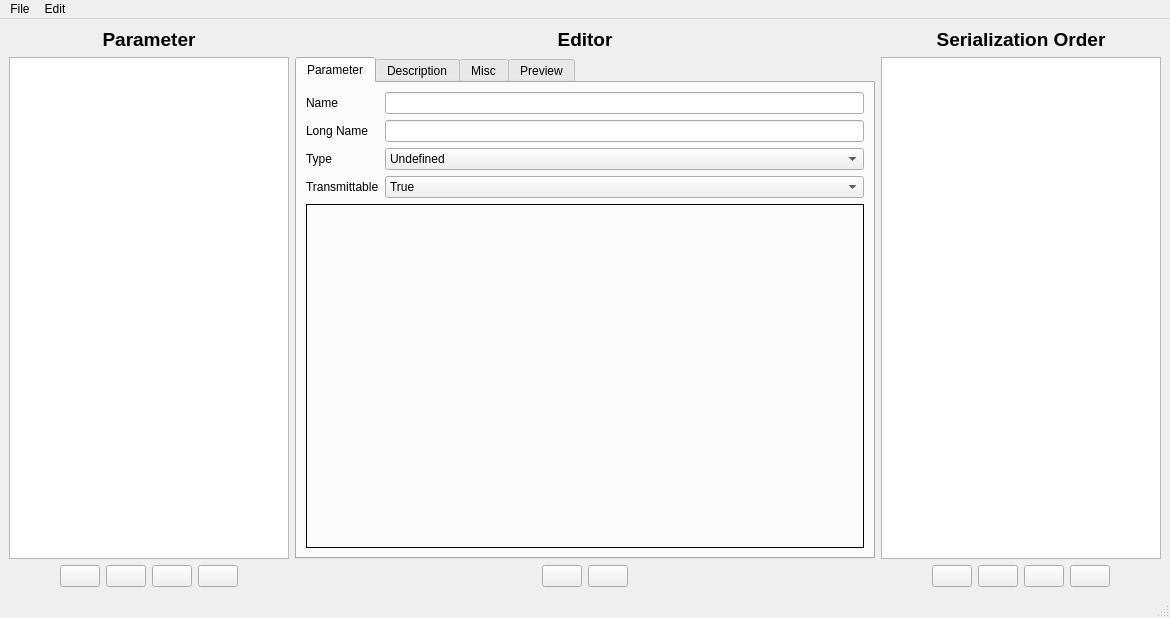
<?xml version="1.0" encoding="UTF-8"?>
<ui version="4.0">
 <class>ParameterEditor</class>
 <widget class="QMainWindow" name="ParameterEditor">
  <property name="geometry">
   <rect>
    <x>0</x>
    <y>0</y>
    <width>1170</width>
    <height>618</height>
   </rect>
  </property>
  <property name="windowTitle">
   <string>ESC Parameter Editor</string>
  </property>
  <property name="windowIcon">
   <iconset resource="res.qrc">
    <normaloff>:/res/icons/Horizontal Settings Mixer-96.png</normaloff>:/res/icons/Horizontal Settings Mixer-96.png</iconset>
  </property>
  <widget class="QWidget" name="centralwidget">
   <layout class="QHBoxLayout" name="horizontalLayout_6" stretch="0,1,0">
    <item>
     <layout class="QVBoxLayout" name="verticalLayout_2">
      <item>
       <widget class="QLabel" name="label">
        <property name="text">
         <string>&lt;html&gt;&lt;head/&gt;&lt;body&gt;&lt;p&gt;&lt;span style=&quot; font-size:14pt; font-weight:600;&quot;&gt;Parameter&lt;/span&gt;&lt;/p&gt;&lt;/body&gt;&lt;/html&gt;</string>
        </property>
        <property name="alignment">
         <set>Qt::AlignCenter</set>
        </property>
       </widget>
      </item>
      <item>
       <widget class="QListWidget" name="paramList">
        <property name="minimumSize">
         <size>
          <width>280</width>
          <height>0</height>
         </size>
        </property>
        <property name="maximumSize">
         <size>
          <width>280</width>
          <height>16777215</height>
         </size>
        </property>
       </widget>
      </item>
      <item>
       <layout class="QHBoxLayout" name="horizontalLayout">
        <item>
         <spacer name="horizontalSpacer_3">
          <property name="orientation">
           <enum>Qt::Horizontal</enum>
          </property>
          <property name="sizeHint" stdset="0">
           <size>
            <width>40</width>
            <height>20</height>
           </size>
          </property>
         </spacer>
        </item>
        <item>
         <widget class="QPushButton" name="paramRemoveButton">
          <property name="toolTip">
           <string>Delete</string>
          </property>
          <property name="text">
           <string/>
          </property>
          <property name="icon">
           <iconset resource="res.qrc">
            <normaloff>:/res/icons/Delete-96.png</normaloff>:/res/icons/Delete-96.png</iconset>
          </property>
         </widget>
        </item>
        <item>
         <widget class="QPushButton" name="paramDownButton">
          <property name="toolTip">
           <string>Move down</string>
          </property>
          <property name="text">
           <string/>
          </property>
          <property name="icon">
           <iconset resource="res.qrc">
            <normaloff>:/res/icons/Down-96.png</normaloff>:/res/icons/Down-96.png</iconset>
          </property>
         </widget>
        </item>
        <item>
         <widget class="QPushButton" name="paramUpButton">
          <property name="toolTip">
           <string>Move up</string>
          </property>
          <property name="text">
           <string/>
          </property>
          <property name="icon">
           <iconset resource="res.qrc">
            <normaloff>:/res/icons/Up-96.png</normaloff>:/res/icons/Up-96.png</iconset>
          </property>
         </widget>
        </item>
        <item>
         <widget class="QPushButton" name="paramOpenButton">
          <property name="toolTip">
           <string>Open in editor</string>
          </property>
          <property name="text">
           <string/>
          </property>
          <property name="icon">
           <iconset resource="res.qrc">
            <normaloff>:/res/icons/Open Folder-96.png</normaloff>:/res/icons/Open Folder-96.png</iconset>
          </property>
         </widget>
        </item>
        <item>
         <spacer name="horizontalSpacer_4">
          <property name="orientation">
           <enum>Qt::Horizontal</enum>
          </property>
          <property name="sizeHint" stdset="0">
           <size>
            <width>40</width>
            <height>20</height>
           </size>
          </property>
         </spacer>
        </item>
       </layout>
      </item>
     </layout>
    </item>
    <item>
     <layout class="QVBoxLayout" name="verticalLayout_7">
      <item>
       <widget class="QLabel" name="label_16">
        <property name="text">
         <string>&lt;html&gt;&lt;head/&gt;&lt;body&gt;&lt;p&gt;&lt;span style=&quot; font-size:14pt; font-weight:600;&quot;&gt;Editor&lt;/span&gt;&lt;/p&gt;&lt;/body&gt;&lt;/html&gt;</string>
        </property>
        <property name="alignment">
         <set>Qt::AlignCenter</set>
        </property>
       </widget>
      </item>
      <item>
       <widget class="QTabWidget" name="tabWidget">
        <property name="currentIndex">
         <number>0</number>
        </property>
        <widget class="QWidget" name="tab">
         <attribute name="title">
          <string>Parameter</string>
         </attribute>
         <layout class="QVBoxLayout" name="verticalLayout_6">
          <item>
           <layout class="QGridLayout" name="gridLayout">
            <item row="2" column="0">
             <widget class="QLabel" name="label_5">
              <property name="text">
               <string>Type</string>
              </property>
             </widget>
            </item>
            <item row="1" column="0">
             <widget class="QLabel" name="label_4">
              <property name="text">
               <string>Long Name</string>
              </property>
             </widget>
            </item>
            <item row="1" column="1">
             <widget class="QLineEdit" name="longNameEdit"/>
            </item>
            <item row="0" column="1">
             <widget class="QLineEdit" name="nameEdit"/>
            </item>
            <item row="2" column="1">
             <widget class="QComboBox" name="typeBox">
              <item>
               <property name="text">
                <string>Undefined</string>
               </property>
              </item>
              <item>
               <property name="text">
                <string>Double</string>
               </property>
              </item>
              <item>
               <property name="text">
                <string>Int</string>
               </property>
              </item>
              <item>
               <property name="text">
                <string>String</string>
               </property>
              </item>
              <item>
               <property name="text">
                <string>Enum</string>
               </property>
              </item>
              <item>
               <property name="text">
                <string>Bool</string>
               </property>
              </item>
             </widget>
            </item>
            <item row="0" column="0">
             <widget class="QLabel" name="label_3">
              <property name="text">
               <string>Name</string>
              </property>
             </widget>
            </item>
            <item row="3" column="0">
             <widget class="QLabel" name="label_13">
              <property name="text">
               <string>Transmittable</string>
              </property>
             </widget>
            </item>
            <item row="3" column="1">
             <widget class="QComboBox" name="transmittableBox">
              <item>
               <property name="text">
                <string>True</string>
               </property>
              </item>
              <item>
               <property name="text">
                <string>False</string>
               </property>
              </item>
             </widget>
            </item>
           </layout>
          </item>
          <item>
           <widget class="QStackedWidget" name="stackedWidget">
            <property name="frameShape">
             <enum>QFrame::Box</enum>
            </property>
            <property name="currentIndex">
             <number>0</number>
            </property>
            <widget class="QWidget" name="page_2"/>
            <widget class="QWidget" name="page">
             <layout class="QVBoxLayout" name="verticalLayout_4">
              <item>
               <layout class="QGridLayout" name="gridLayout_2" columnstretch="0,0,0,0">
                <item row="5" column="0">
                 <widget class="QLabel" name="label_27">
                  <property name="text">
                   <string>Editor Decimals</string>
                  </property>
                 </widget>
                </item>
                <item row="1" column="1" colspan="3">
                 <widget class="QDoubleSpinBox" name="doubleMaxBox">
                  <property name="decimals">
                   <number>8</number>
                  </property>
                  <property name="minimum">
                   <double>-100000000000.000000000000000</double>
                  </property>
                  <property name="maximum">
                   <double>100000000000.000000000000000</double>
                  </property>
                  <property name="value">
                   <double>100.000000000000000</double>
                  </property>
                 </widget>
                </item>
                <item row="0" column="0">
                 <widget class="QLabel" name="label_6">
                  <property name="text">
                   <string>Default Value</string>
                  </property>
                 </widget>
                </item>
                <item row="1" column="0">
                 <widget class="QLabel" name="label_7">
                  <property name="text">
                   <string>Maximum Value</string>
                  </property>
                 </widget>
                </item>
                <item row="0" column="1" colspan="3">
                 <widget class="QDoubleSpinBox" name="doubleValBox">
                  <property name="decimals">
                   <number>8</number>
                  </property>
                  <property name="minimum">
                   <double>-10000000000.000000000000000</double>
                  </property>
                  <property name="maximum">
                   <double>10000000000.000000000000000</double>
                  </property>
                  <property name="value">
                   <double>0.000000000000000</double>
                  </property>
                 </widget>
                </item>
                <item row="7" column="1" colspan="3">
                 <widget class="QComboBox" name="doubleTxTypeBox">
                  <property name="currentIndex">
                   <number>0</number>
                  </property>
                  <item>
                   <property name="text">
                    <string>DOUBLE_16</string>
                   </property>
                  </item>
                  <item>
                   <property name="text">
                    <string>DOUBLE_32</string>
                   </property>
                  </item>
                  <item>
                   <property name="text">
                    <string>DOUBLE_32_AUTO</string>
                   </property>
                  </item>
                 </widget>
                </item>
                <item row="2" column="1" colspan="3">
                 <widget class="QDoubleSpinBox" name="doubleMinBox">
                  <property name="decimals">
                   <number>8</number>
                  </property>
                  <property name="minimum">
                   <double>-100000000000.000000000000000</double>
                  </property>
                  <property name="maximum">
                   <double>100000000000.000000000000000</double>
                  </property>
                  <property name="value">
                   <double>-100.000000000000000</double>
                  </property>
                 </widget>
                </item>
                <item row="6" column="1" colspan="3">
                 <widget class="QLineEdit" name="doubleSuffixEdit"/>
                </item>
                <item row="8" column="1">
                 <widget class="QDoubleSpinBox" name="doubleTxScaleBaseBox">
                  <property name="value">
                   <double>1.000000000000000</double>
                  </property>
                 </widget>
                </item>
                <item row="4" column="0">
                 <widget class="QLabel" name="label_10">
                  <property name="text">
                   <string>Editor Scale</string>
                  </property>
                 </widget>
                </item>
                <item row="7" column="0">
                 <widget class="QLabel" name="label_12">
                  <property name="text">
                   <string>TX Type</string>
                  </property>
                 </widget>
                </item>
                <item row="8" column="0">
                 <widget class="QLabel" name="doubleTxScaleLabel">
                  <property name="text">
                   <string>TX  Scale</string>
                  </property>
                 </widget>
                </item>
                <item row="8" column="2">
                 <widget class="QLabel" name="doubleTxScaleExpLabel">
                  <property name="sizePolicy">
                   <sizepolicy hsizetype="Fixed" vsizetype="Preferred">
                    <horstretch>0</horstretch>
                    <verstretch>0</verstretch>
                   </sizepolicy>
                  </property>
                  <property name="text">
                   <string>x 10^</string>
                  </property>
                 </widget>
                </item>
                <item row="8" column="3">
                 <widget class="QDoubleSpinBox" name="doubleTxScaleExpBox">
                  <property name="decimals">
                   <number>0</number>
                  </property>
                  <property name="minimum">
                   <double>-99.000000000000000</double>
                  </property>
                  <property name="maximum">
                   <double>99.000000000000000</double>
                  </property>
                 </widget>
                </item>
                <item row="3" column="0">
                 <widget class="QLabel" name="label_9">
                  <property name="text">
                   <string>Editor Step</string>
                  </property>
                 </widget>
                </item>
                <item row="2" column="0">
                 <widget class="QLabel" name="label_8">
                  <property name="text">
                   <string>Minimum Value</string>
                  </property>
                 </widget>
                </item>
                <item row="6" column="0">
                 <widget class="QLabel" name="label_11">
                  <property name="text">
                   <string>Suffix</string>
                  </property>
                 </widget>
                </item>
                <item row="4" column="1">
                 <widget class="QDoubleSpinBox" name="doubleEditorScaleBox">
                  <property name="decimals">
                   <number>8</number>
                  </property>
                  <property name="maximum">
                   <double>100000000.000000000000000</double>
                  </property>
                  <property name="value">
                   <double>1.000000000000000</double>
                  </property>
                 </widget>
                </item>
                <item row="4" column="2" colspan="2">
                 <widget class="QCheckBox" name="doubleEditPercentageBox">
                  <property name="text">
                   <string>Edit as Percentage</string>
                  </property>
                 </widget>
                </item>
                <item row="3" column="1">
                 <widget class="QDoubleSpinBox" name="doubleStep">
                  <property name="decimals">
                   <number>8</number>
                  </property>
                  <property name="maximum">
                   <double>100000000.000000000000000</double>
                  </property>
                  <property name="value">
                   <double>1.000000000000000</double>
                  </property>
                 </widget>
                </item>
                <item row="3" column="2" colspan="2">
                 <widget class="QCheckBox" name="doubleShowDisplayBox">
                  <property name="text">
                   <string>Show Display</string>
                  </property>
                 </widget>
                </item>
                <item row="5" column="1" colspan="3">
                 <widget class="QSpinBox" name="doubleDecimalsBox">
                  <property name="maximum">
                   <number>10</number>
                  </property>
                  <property name="value">
                   <number>2</number>
                  </property>
                 </widget>
                </item>
               </layout>
              </item>
              <item>
               <spacer name="verticalSpacer">
                <property name="orientation">
                 <enum>Qt::Vertical</enum>
                </property>
                <property name="sizeHint" stdset="0">
                 <size>
                  <width>20</width>
                  <height>149</height>
                 </size>
                </property>
               </spacer>
              </item>
             </layout>
            </widget>
            <widget class="QWidget" name="page_3">
             <layout class="QVBoxLayout" name="verticalLayout_10">
              <item>
               <layout class="QGridLayout" name="gridLayout_3">
                <item row="0" column="0">
                 <widget class="QLabel" name="label_21">
                  <property name="text">
                   <string>Default Value</string>
                  </property>
                 </widget>
                </item>
                <item row="0" column="1" colspan="2">
                 <widget class="QSpinBox" name="intValBox">
                  <property name="minimum">
                   <number>-100000000</number>
                  </property>
                  <property name="maximum">
                   <number>100000000</number>
                  </property>
                 </widget>
                </item>
                <item row="1" column="0">
                 <widget class="QLabel" name="label_22">
                  <property name="text">
                   <string>Max</string>
                  </property>
                 </widget>
                </item>
                <item row="1" column="1" colspan="2">
                 <widget class="QSpinBox" name="intMaxBox">
                  <property name="minimum">
                   <number>-100000000</number>
                  </property>
                  <property name="maximum">
                   <number>100000000</number>
                  </property>
                  <property name="value">
                   <number>5000</number>
                  </property>
                 </widget>
                </item>
                <item row="2" column="0">
                 <widget class="QLabel" name="label_19">
                  <property name="text">
                   <string>Min</string>
                  </property>
                 </widget>
                </item>
                <item row="2" column="1" colspan="2">
                 <widget class="QSpinBox" name="intMinBox">
                  <property name="minimum">
                   <number>-100000000</number>
                  </property>
                  <property name="maximum">
                   <number>100000000</number>
                  </property>
                  <property name="value">
                   <number>-5000</number>
                  </property>
                 </widget>
                </item>
                <item row="3" column="0">
                 <widget class="QLabel" name="label_20">
                  <property name="text">
                   <string>Editor Step</string>
                  </property>
                 </widget>
                </item>
                <item row="4" column="0">
                 <widget class="QLabel" name="label_18">
                  <property name="text">
                   <string>Editor Scale</string>
                  </property>
                 </widget>
                </item>
                <item row="4" column="2">
                 <widget class="QCheckBox" name="intEditPercentageBox">
                  <property name="text">
                   <string>Edit as Percentage</string>
                  </property>
                 </widget>
                </item>
                <item row="5" column="0">
                 <widget class="QLabel" name="label_15">
                  <property name="text">
                   <string>Suffix</string>
                  </property>
                 </widget>
                </item>
                <item row="6" column="0">
                 <widget class="QLabel" name="label_17">
                  <property name="text">
                   <string>TX Type</string>
                  </property>
                 </widget>
                </item>
                <item row="6" column="1" colspan="2">
                 <widget class="QComboBox" name="intTxTypeBox">
                  <item>
                   <property name="text">
                    <string>UINT_8</string>
                   </property>
                  </item>
                  <item>
                   <property name="text">
                    <string>INT_8</string>
                   </property>
                  </item>
                  <item>
                   <property name="text">
                    <string>UINT_16</string>
                   </property>
                  </item>
                  <item>
                   <property name="text">
                    <string>INT_16</string>
                   </property>
                  </item>
                  <item>
                   <property name="text">
                    <string>UINT_32</string>
                   </property>
                  </item>
                  <item>
                   <property name="text">
                    <string>INT_32</string>
                   </property>
                  </item>
                 </widget>
                </item>
                <item row="5" column="1" colspan="2">
                 <widget class="QLineEdit" name="intSuffixEdit"/>
                </item>
                <item row="3" column="1">
                 <widget class="QSpinBox" name="intStepBox">
                  <property name="minimum">
                   <number>-100000000</number>
                  </property>
                  <property name="maximum">
                   <number>100000000</number>
                  </property>
                  <property name="value">
                   <number>1</number>
                  </property>
                 </widget>
                </item>
                <item row="3" column="2">
                 <widget class="QCheckBox" name="intShowDisplayBox">
                  <property name="text">
                   <string>Show Display</string>
                  </property>
                 </widget>
                </item>
                <item row="4" column="1">
                 <widget class="QDoubleSpinBox" name="intEditorScaleBox">
                  <property name="decimals">
                   <number>8</number>
                  </property>
                  <property name="maximum">
                   <double>100000000.000000000000000</double>
                  </property>
                  <property name="value">
                   <double>1.000000000000000</double>
                  </property>
                 </widget>
                </item>
               </layout>
              </item>
              <item>
               <spacer name="verticalSpacer_2">
                <property name="orientation">
                 <enum>Qt::Vertical</enum>
                </property>
                <property name="sizeHint" stdset="0">
                 <size>
                  <width>20</width>
                  <height>76</height>
                 </size>
                </property>
               </spacer>
              </item>
             </layout>
            </widget>
            <widget class="QWidget" name="page_4">
             <layout class="QVBoxLayout" name="verticalLayout_12">
              <item>
               <layout class="QHBoxLayout" name="horizontalLayout_4">
                <item>
                 <widget class="QLabel" name="label_23">
                  <property name="text">
                   <string>Default Value</string>
                  </property>
                 </widget>
                </item>
                <item>
                 <widget class="QLineEdit" name="stringValEdit"/>
                </item>
               </layout>
              </item>
              <item>
               <spacer name="verticalSpacer_3">
                <property name="orientation">
                 <enum>Qt::Vertical</enum>
                </property>
                <property name="sizeHint" stdset="0">
                 <size>
                  <width>20</width>
                  <height>394</height>
                 </size>
                </property>
               </spacer>
              </item>
             </layout>
            </widget>
            <widget class="QWidget" name="page_5">
             <layout class="QVBoxLayout" name="verticalLayout_13">
              <item>
               <widget class="QListWidget" name="enumList"/>
              </item>
              <item>
               <layout class="QHBoxLayout" name="horizontalLayout_5">
                <item>
                 <spacer name="horizontalSpacer">
                  <property name="orientation">
                   <enum>Qt::Horizontal</enum>
                  </property>
                  <property name="sizeHint" stdset="0">
                   <size>
                    <width>40</width>
                    <height>20</height>
                   </size>
                  </property>
                 </spacer>
                </item>
                <item>
                 <widget class="QPushButton" name="enumRemoveButton">
                  <property name="toolTip">
                   <string>Delete</string>
                  </property>
                  <property name="text">
                   <string/>
                  </property>
                  <property name="icon">
                   <iconset resource="res.qrc">
                    <normaloff>:/res/icons/Delete-96.png</normaloff>:/res/icons/Delete-96.png</iconset>
                  </property>
                 </widget>
                </item>
                <item>
                 <widget class="QPushButton" name="enumMoveDownButton">
                  <property name="toolTip">
                   <string>Move down</string>
                  </property>
                  <property name="text">
                   <string/>
                  </property>
                  <property name="icon">
                   <iconset resource="res.qrc">
                    <normaloff>:/res/icons/Down-96.png</normaloff>:/res/icons/Down-96.png</iconset>
                  </property>
                 </widget>
                </item>
                <item>
                 <widget class="QPushButton" name="enumMoveUpButton">
                  <property name="toolTip">
                   <string>Move up</string>
                  </property>
                  <property name="text">
                   <string/>
                  </property>
                  <property name="icon">
                   <iconset resource="res.qrc">
                    <normaloff>:/res/icons/Up-96.png</normaloff>:/res/icons/Up-96.png</iconset>
                  </property>
                 </widget>
                </item>
                <item>
                 <widget class="QPushButton" name="enumAddButton">
                  <property name="toolTip">
                   <string>Add new</string>
                  </property>
                  <property name="text">
                   <string/>
                  </property>
                  <property name="icon">
                   <iconset resource="res.qrc">
                    <normaloff>:/res/icons/Plus Math-96.png</normaloff>:/res/icons/Plus Math-96.png</iconset>
                  </property>
                 </widget>
                </item>
                <item>
                 <spacer name="horizontalSpacer_8">
                  <property name="orientation">
                   <enum>Qt::Horizontal</enum>
                  </property>
                  <property name="sizeHint" stdset="0">
                   <size>
                    <width>40</width>
                    <height>20</height>
                   </size>
                  </property>
                 </spacer>
                </item>
               </layout>
              </item>
             </layout>
            </widget>
            <widget class="QWidget" name="page_6">
             <layout class="QVBoxLayout" name="verticalLayout_5">
              <item>
               <layout class="QHBoxLayout" name="horizontalLayout_7" stretch="0,1">
                <item>
                 <widget class="QLabel" name="label_24">
                  <property name="text">
                   <string>Default Value</string>
                  </property>
                 </widget>
                </item>
                <item>
                 <widget class="QComboBox" name="boolBox">
                  <item>
                   <property name="text">
                    <string>False</string>
                   </property>
                  </item>
                  <item>
                   <property name="text">
                    <string>True</string>
                   </property>
                  </item>
                 </widget>
                </item>
               </layout>
              </item>
              <item>
               <spacer name="verticalSpacer_4">
                <property name="orientation">
                 <enum>Qt::Vertical</enum>
                </property>
                <property name="sizeHint" stdset="0">
                 <size>
                  <width>20</width>
                  <height>288</height>
                 </size>
                </property>
               </spacer>
              </item>
             </layout>
            </widget>
           </widget>
          </item>
         </layout>
        </widget>
        <widget class="QWidget" name="tab_2">
         <attribute name="title">
          <string>Description</string>
         </attribute>
         <layout class="QVBoxLayout" name="verticalLayout_3">
          <item>
           <widget class="MRichTextEdit" name="descriptionEdit" native="true"/>
          </item>
         </layout>
        </widget>
        <widget class="QWidget" name="tab_3">
         <attribute name="title">
          <string>Misc</string>
         </attribute>
         <layout class="QVBoxLayout" name="verticalLayout_8">
          <item>
           <layout class="QGridLayout" name="gridLayout_4">
            <item row="0" column="0">
             <widget class="QLabel" name="label_25">
              <property name="text">
               <string>C Define</string>
              </property>
             </widget>
            </item>
            <item row="0" column="1">
             <widget class="QLineEdit" name="cDefineEdit"/>
            </item>
           </layout>
          </item>
          <item>
           <spacer name="verticalSpacer_5">
            <property name="orientation">
             <enum>Qt::Vertical</enum>
            </property>
            <property name="sizeHint" stdset="0">
             <size>
              <width>20</width>
              <height>415</height>
             </size>
            </property>
           </spacer>
          </item>
         </layout>
        </widget>
        <widget class="QWidget" name="tab_4">
         <attribute name="title">
          <string>Preview</string>
         </attribute>
         <layout class="QVBoxLayout" name="verticalLayout_9">
          <item>
           <widget class="QLabel" name="label_26">
            <property name="text">
             <string>&lt;html&gt;&lt;head/&gt;&lt;body&gt;&lt;p&gt;This is what the editor of this parameter is going to look like. This preview is updated when a parameter is opened for editing, and when changes are saved.&lt;/p&gt;&lt;/body&gt;&lt;/html&gt;</string>
            </property>
            <property name="alignment">
             <set>Qt::AlignCenter</set>
            </property>
            <property name="wordWrap">
             <bool>true</bool>
            </property>
           </widget>
          </item>
          <item>
           <widget class="ParamTable" name="previewTable"/>
          </item>
         </layout>
        </widget>
       </widget>
      </item>
      <item>
       <layout class="QHBoxLayout" name="horizontalLayout_3">
        <item>
         <spacer name="horizontalSpacer_2">
          <property name="orientation">
           <enum>Qt::Horizontal</enum>
          </property>
          <property name="sizeHint" stdset="0">
           <size>
            <width>40</width>
            <height>20</height>
           </size>
          </property>
         </spacer>
        </item>
        <item>
         <widget class="QPushButton" name="paramResetButton">
          <property name="sizePolicy">
           <sizepolicy hsizetype="Fixed" vsizetype="Fixed">
            <horstretch>0</horstretch>
            <verstretch>0</verstretch>
           </sizepolicy>
          </property>
          <property name="toolTip">
           <string>Reset editor</string>
          </property>
          <property name="text">
           <string/>
          </property>
          <property name="icon">
           <iconset resource="res.qrc">
            <normaloff>:/res/icons/Delete-96.png</normaloff>:/res/icons/Delete-96.png</iconset>
          </property>
         </widget>
        </item>
        <item>
         <widget class="QPushButton" name="paramSaveButton">
          <property name="sizePolicy">
           <sizepolicy hsizetype="Fixed" vsizetype="Fixed">
            <horstretch>0</horstretch>
            <verstretch>0</verstretch>
           </sizepolicy>
          </property>
          <property name="toolTip">
           <string>&lt;html&gt;&lt;head/&gt;&lt;body&gt;&lt;p&gt;Save changes (or make new parameter if this name does not exist)&lt;/p&gt;&lt;/body&gt;&lt;/html&gt;</string>
          </property>
          <property name="text">
           <string/>
          </property>
          <property name="icon">
           <iconset resource="res.qrc">
            <normaloff>:/res/icons/Save-96.png</normaloff>:/res/icons/Save-96.png</iconset>
          </property>
          <property name="shortcut">
           <string>Ctrl+S</string>
          </property>
         </widget>
        </item>
        <item>
         <spacer name="horizontalSpacer_7">
          <property name="orientation">
           <enum>Qt::Horizontal</enum>
          </property>
          <property name="sizeHint" stdset="0">
           <size>
            <width>40</width>
            <height>20</height>
           </size>
          </property>
         </spacer>
        </item>
       </layout>
      </item>
     </layout>
    </item>
    <item>
     <layout class="QVBoxLayout" name="verticalLayout">
      <item>
       <widget class="QLabel" name="label_2">
        <property name="text">
         <string>&lt;html&gt;&lt;head/&gt;&lt;body&gt;&lt;p&gt;&lt;span style=&quot; font-size:14pt; font-weight:600;&quot;&gt;Serialization Order&lt;/span&gt;&lt;/p&gt;&lt;/body&gt;&lt;/html&gt;</string>
        </property>
        <property name="alignment">
         <set>Qt::AlignCenter</set>
        </property>
       </widget>
      </item>
      <item>
       <widget class="QListWidget" name="paramSerialOrderList">
        <property name="minimumSize">
         <size>
          <width>280</width>
          <height>0</height>
         </size>
        </property>
        <property name="maximumSize">
         <size>
          <width>280</width>
          <height>16777215</height>
         </size>
        </property>
       </widget>
      </item>
      <item>
       <layout class="QHBoxLayout" name="horizontalLayout_2">
        <item>
         <spacer name="horizontalSpacer_5">
          <property name="orientation">
           <enum>Qt::Horizontal</enum>
          </property>
          <property name="sizeHint" stdset="0">
           <size>
            <width>40</width>
            <height>20</height>
           </size>
          </property>
         </spacer>
        </item>
        <item>
         <widget class="QPushButton" name="serRemoveButton">
          <property name="toolTip">
           <string>Delete</string>
          </property>
          <property name="text">
           <string/>
          </property>
          <property name="icon">
           <iconset resource="res.qrc">
            <normaloff>:/res/icons/Delete-96.png</normaloff>:/res/icons/Delete-96.png</iconset>
          </property>
         </widget>
        </item>
        <item>
         <widget class="QPushButton" name="serDownButton">
          <property name="toolTip">
           <string>Move down</string>
          </property>
          <property name="text">
           <string/>
          </property>
          <property name="icon">
           <iconset resource="res.qrc">
            <normaloff>:/res/icons/Down-96.png</normaloff>:/res/icons/Down-96.png</iconset>
          </property>
         </widget>
        </item>
        <item>
         <widget class="QPushButton" name="serUpButton">
          <property name="toolTip">
           <string>Move up</string>
          </property>
          <property name="text">
           <string/>
          </property>
          <property name="icon">
           <iconset resource="res.qrc">
            <normaloff>:/res/icons/Up-96.png</normaloff>:/res/icons/Up-96.png</iconset>
          </property>
         </widget>
        </item>
        <item>
         <widget class="QPushButton" name="serAddButton">
          <property name="toolTip">
           <string>Add new</string>
          </property>
          <property name="text">
           <string/>
          </property>
          <property name="icon">
           <iconset resource="res.qrc">
            <normaloff>:/res/icons/Plus Math-96.png</normaloff>:/res/icons/Plus Math-96.png</iconset>
          </property>
         </widget>
        </item>
        <item>
         <spacer name="horizontalSpacer_6">
          <property name="orientation">
           <enum>Qt::Horizontal</enum>
          </property>
          <property name="sizeHint" stdset="0">
           <size>
            <width>40</width>
            <height>20</height>
           </size>
          </property>
         </spacer>
        </item>
       </layout>
      </item>
     </layout>
    </item>
   </layout>
  </widget>
  <widget class="QMenuBar" name="menubar">
   <property name="geometry">
    <rect>
     <x>0</x>
     <y>0</y>
     <width>1170</width>
     <height>20</height>
    </rect>
   </property>
   <widget class="QMenu" name="menuFile">
    <property name="title">
     <string>File</string>
    </property>
    <addaction name="actionLoad_XML"/>
    <addaction name="actionSave_XML_as"/>
   </widget>
   <widget class="QMenu" name="menuEdit">
    <property name="title">
     <string>Edit</string>
    </property>
    <addaction name="actionDeleteAll"/>
   </widget>
   <addaction name="menuFile"/>
   <addaction name="menuEdit"/>
  </widget>
  <widget class="QStatusBar" name="statusBar"/>
  <action name="actionLoad_XML">
   <property name="icon">
    <iconset resource="res.qrc">
     <normaloff>:/res/icons/Open Folder-96.png</normaloff>:/res/icons/Open Folder-96.png</iconset>
   </property>
   <property name="text">
    <string>Load XML</string>
   </property>
  </action>
  <action name="actionSave_XML_as">
   <property name="icon">
    <iconset resource="res.qrc">
     <normaloff>:/res/icons/Save as-96.png</normaloff>:/res/icons/Save as-96.png</iconset>
   </property>
   <property name="text">
    <string>Save XML as...</string>
   </property>
  </action>
  <action name="actionDeleteAll">
   <property name="icon">
    <iconset resource="res.qrc">
     <normaloff>:/res/icons/Delete-96.png</normaloff>:/res/icons/Delete-96.png</iconset>
   </property>
   <property name="text">
    <string>Delete All Data</string>
   </property>
  </action>
 </widget>
 <customwidgets>
  <customwidget>
   <class>MRichTextEdit</class>
   <extends>QWidget</extends>
   <header>widgets/mrichtextedit.h</header>
   <container>1</container>
  </customwidget>
  <customwidget>
   <class>ParamTable</class>
   <extends>QTableWidget</extends>
   <header>widgets/paramtable.h</header>
  </customwidget>
 </customwidgets>
 <resources>
  <include location="res.qrc"/>
 </resources>
 <connections>
  <connection>
   <sender>typeBox</sender>
   <signal>currentIndexChanged(int)</signal>
   <receiver>stackedWidget</receiver>
   <slot>setCurrentIndex(int)</slot>
   <hints>
    <hint type="sourcelabel">
     <x>588</x>
     <y>203</y>
    </hint>
    <hint type="destinationlabel">
     <x>587</x>
     <y>226</y>
    </hint>
   </hints>
  </connection>
 </connections>
</ui>
